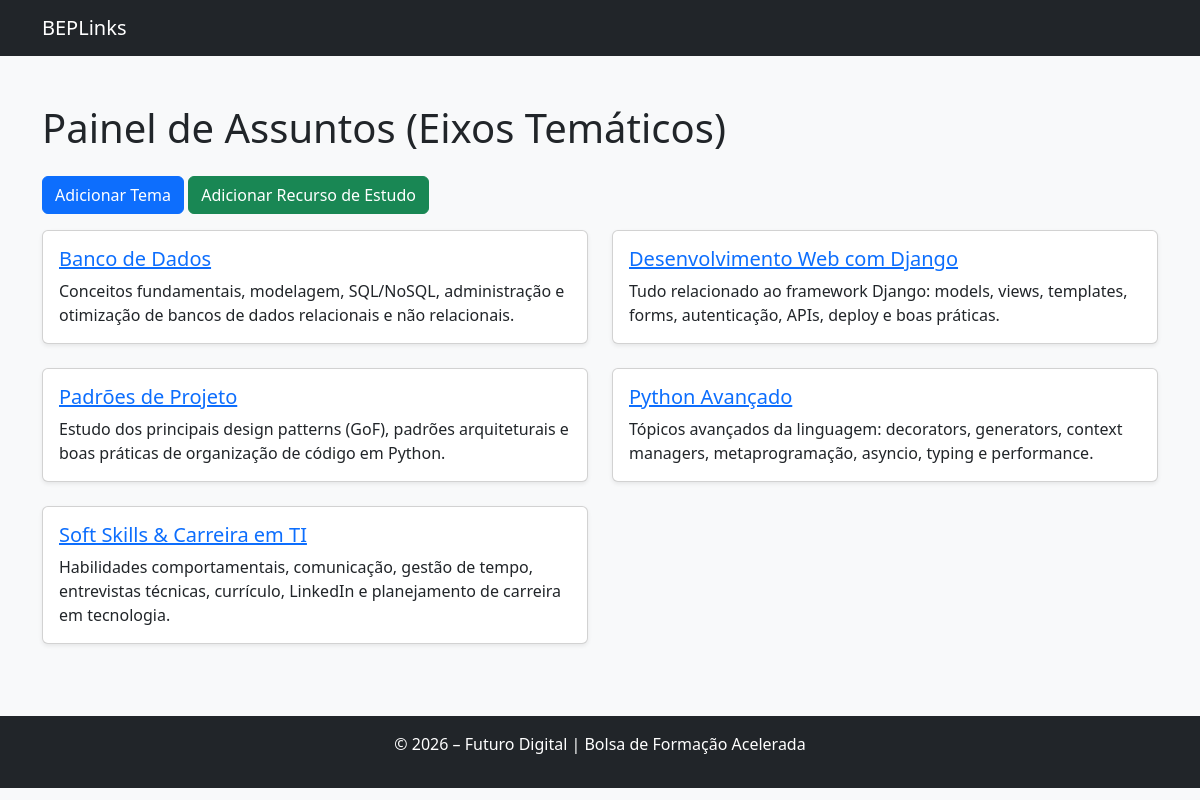
Before: / with the older database file.
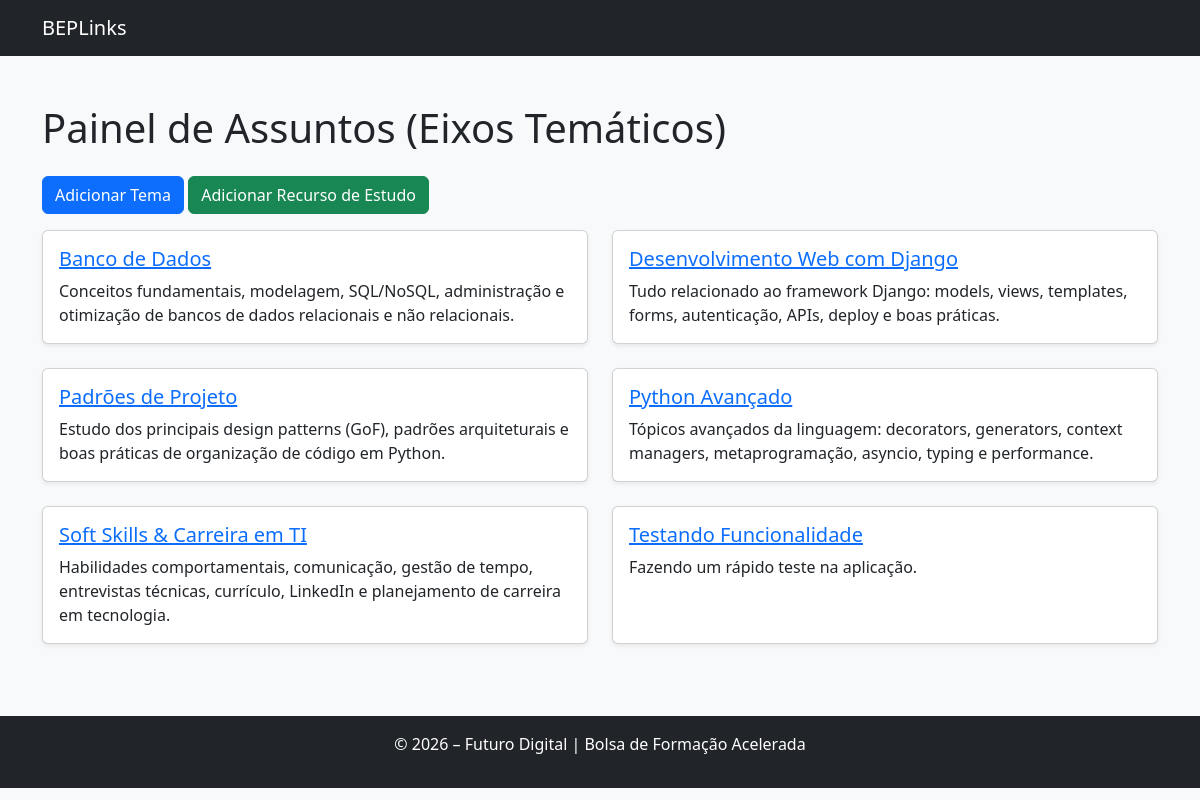
After: the same page with the newer database file.
### beplinks/models.py (models this page shows, shortened)
class Tema(models.Model):
    titulo = models.CharField(
        max_length=200,
        verbose_name="Título do Tema"
    )
    resumo = models.TextField(
        verbose_name="Resumo / Propósito"
    )
    class Meta:
        verbose_name = "Tema"
        verbose_name_plural = "Temas"
        ordering = ['titulo']  # ordena alfabeticamente por título

### beplinks/views.py (the view)
# urls.py: path('', views.index, name='index'),                      # Painel de Assuntos (página inicial)
def index(request):
    temas = Tema.objects.all()
    return render(request, 'beplinks/index.html', {'temas': temas})

### beplinks/templates/beplinks/index.html (shortened to what this page needs)
{% extends 'beplinks/base.html' %}
{% block conteudo %}
<h1 class="mb-4">Painel de Assuntos (Eixos Temáticos)</h1>
<p>
    <a href="{% url 'beplinks:tema_novo' %}" class="btn btn-primary">Adicionar Tema</a>
    <a href="{% url 'beplinks:recurso_novo' %}" class="btn btn-success">Adicionar Recurso de Estudo</a>
</p>
{% if temas %}
    <div class="row">
        {% for tema in temas %}
            <div class="col-md-6 mb-4">
                <div class="card h-100 shadow-sm">
                    <div class="card-body">
                        <h5 class="card-title"><a href="{% url 'beplinks:detalhe_tema' tema.id %}">{{ tema.titulo }}</a></h5>
                        <p class="card-text">{{ tema.resumo|truncatewords:30 }}</p>
                    </div>
                </div>
            </div>
        {% endfor %}
    </div>
{% else %}
    <p class="lead">Nenhum tema cadastrado ainda.</p>
{% endif %}
{% endblock %}

### beplinks/templates/beplinks/base.html (shortened to what this page needs)
<!DOCTYPE html>
<html lang="pt-br">
<head>
    <link href="https://cdn.jsdelivr.net/npm/bootstrap@5.3.3/dist/css/bootstrap.min.css" rel="stylesheet">
</head>
<body class="bg-light">
    <nav class="navbar navbar-expand-lg navbar-dark bg-dark">
        <div class="container">
            <a class="navbar-brand" href="{% url 'beplinks:index' %}">BEPLinks</a>
        </div>
    </nav>
    <div class="container my-5">
        {% block conteudo %}{% endblock %}
    </div>
    <footer class="bg-dark text-white text-center py-3">
        <p>© 2026 – Futuro Digital | Bolsa de Formação Acelerada</p>
    </footer>
</body>
</html>

Changed rows visible on the page:
added Tema: titulo "Testando Funcionalidade", resumo "Fazendo um rápido teste na aplicação."
